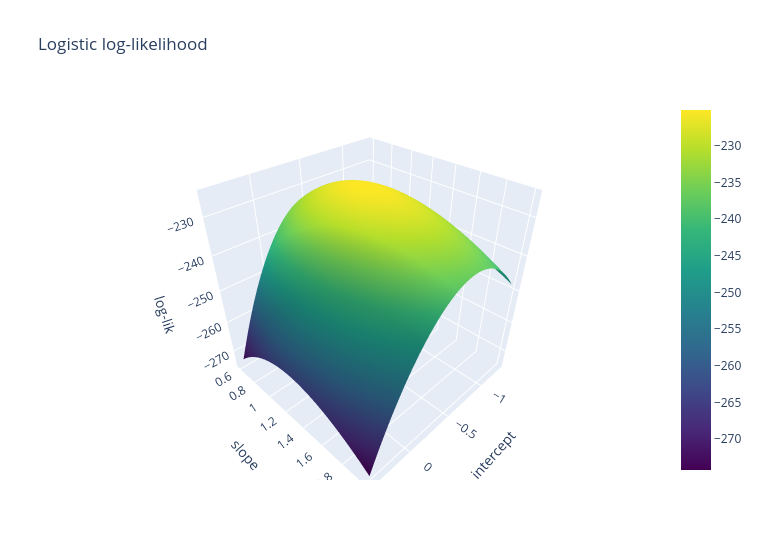

The notebook cell this image was saved under:
### Markdown cell above
### 9.2 Interactive Plotly version of 9.1

### Code cell
fig = go.Figure(go.Surface(x=B0[0], y=B1[:, 0], z=LL, colorscale="Viridis")); fig.update_layout(title="Logistic log-likelihood", width=760, height=560, scene=dict(xaxis_title="intercept", yaxis_title="slope", zaxis_title="log-lik")); fig.show()
